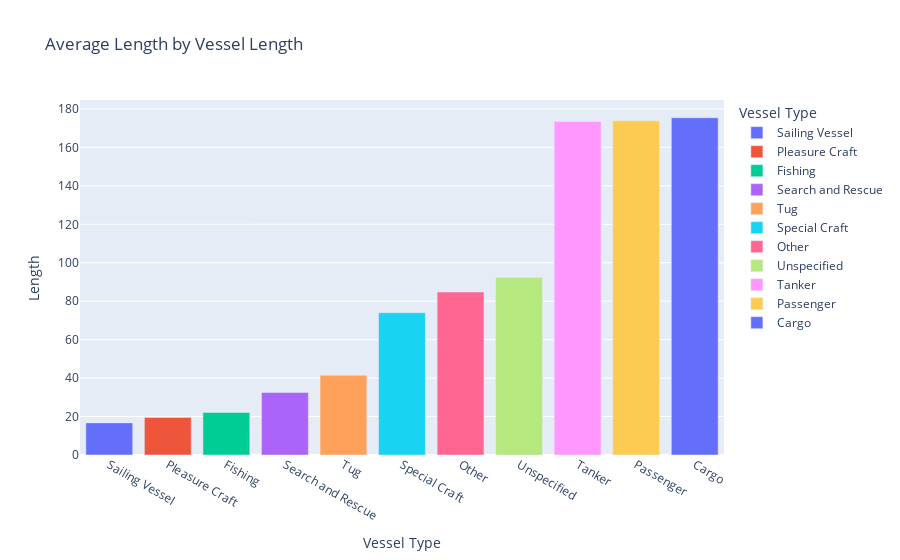

The notebook cell this image was saved under:
### Markdown cell above
Search and Rescue ships have the fastest average speed.

### Code cell
px.bar(df.groupby(['type_summary'],as_index=False).mean().sort_values('length'), 
       x='type_summary', y='length', color='type_summary', 
       title='Average Length by Vessel Length',
      labels={'type_summary': 'Vessel Type', 'length':'Length'})

### Figure 1 — Plotly figure (JSON) as saved in the notebook; plotly's stock layout.template omitted (floating-point values rounded to 4 significant figures)
{"data": [{"alignmentgroup": "True", "hovertemplate": "Vessel Type=%{x}<br>Length=%{y}<extra></extra>", "legendgroup": "Sailing Vessel", "marker": {"color": "#636efa"}, "name": "Sailing Vessel", "offsetgroup": "Sailing Vessel", "orientation": "v", "showlegend": true, "textposition": "auto", "type": "bar", "x": ["Sailing Vessel"], "xaxis": "x", "y": [16.7], "yaxis": "y"}, {"alignmentgroup": "True", "hovertemplate": "Vessel Type=%{x}<br>Length=%{y}<extra></extra>", "legendgroup": "Pleasure Craft", "marker": {"color": "#EF553B"}, "name": "Pleasure Craft", "offsetgroup": "Pleasure Craft", "orientation": "v", "showlegend": true, "textposition": "auto", "type": "bar", "x": ["Pleasure Craft"], "xaxis": "x", "y": [19.56], "yaxis": "y"}, {"alignmentgroup": "True", "hovertemplate": "Vessel Type=%{x}<br>Length=%{y}<extra></extra>", "legendgroup": "Fishing", "marker": {"color": "#00cc96"}, "name": "Fishing", "offsetgroup": "Fishing", "orientation": "v", "showlegend": true, "textposition": "auto", "type": "bar", "x": ["Fishing"], "xaxis": "x", "y": [22.14], "yaxis": "y"}, {"alignmentgroup": "True", "hovertemplate": "Vessel Type=%{x}<br>Length=%{y}<extra></extra>", "legendgroup": "Search and Rescue", "marker": {"color": "#ab63fa"}, "name": "Search and Rescue", "offsetgroup": "Search and Rescue", "orientation": "v", "showlegend": true, "textposition": "auto", "type": "bar", "x": ["Search and Rescue"], "xaxis": "x", "y": [32.5], "yaxis": "y"}, {"alignmentgroup": "True", "hovertemplate": "Vessel Type=%{x}<br>Length=%{y}<extra></extra>", "legendgroup": "Tug", "marker": {"color": "#FFA15A"}, "name": "Tug", "offsetgroup": "Tug", "orientation": "v", "showlegend": true, "textposition": "auto", "type": "bar", "x": ["Tug"], "xaxis": "x", "y": [41.47], "yaxis": "y"}, {"alignmentgroup": "True", "hovertemplate": "Vessel Type=%{x}<br>Length=%{y}<extra></extra>", "legendgroup": "Special Craft", "marker": {"color": "#19d3f3"}, "name": "Special Craft", "offsetgroup": "Special Craft", "orientation": "v", "showlegend": true, "textposition": "auto", "type": "bar", "x": ["Special Craft"], "xaxis": "x", "y": [74.03], "yaxis": "y"}, {"alignmentgroup": "True", "hovertemplate": "Vessel Type=%{x}<br>Length=%{y}<extra></extra>", "legendgroup": "Other", "marker": {"color": "#FF6692"}, "name": "Other", "offsetgroup": "Other", "orientation": "v", "showlegend": true, "textposition": "auto", "type": "bar", "x": ["Other"], "xaxis": "x", "y": [84.8], "yaxis": "y"}, {"alignmentgroup": "True", "hovertemplate": "Vessel Type=%{x}<br>Length=%{y}<extra></extra>", "legendgroup": "Unspecified", "marker": {"color": "#B6E880"}, "name": "Unspecified", "offsetgroup": "Unspecified", "orientation": "v", "showlegend": true, "textposition": "auto", "type": "bar", "x": ["Unspecified"], "xaxis": "x", "y": [92.33], "yaxis": "y"}, {"alignmentgroup": "True", "hovertemplate": "Vessel Type=%{x}<br>Length=%{y}<extra></extra>", "legendgroup": "Tanker", "marker": {"color": "#FF97FF"}, "name": "Tanker", "offsetgroup": "Tanker", "orientation": "v", "showlegend": true, "textposition": "auto", "type": "bar", "x": ["Tanker"], "xaxis": "x", "y": [173.5], "yaxis": "y"}, {"alignmentgroup": "True", "hovertemplate": "Vessel Type=%{x}<br>Length=%{y}<extra></extra>", "legendgroup": "Passenger", "marker": {"color": "#FECB52"}, "name": "Passenger", "offsetgroup": "Passenger", "orientation": "v", "showlegend": true, "textposition": "auto", "type": "bar", "x": ["Passenger"], "xaxis": "x", "y": [173.8], "yaxis": "y"}, {"alignmentgroup": "True", "hovertemplate": "Vessel Type=%{x}<br>Length=%{y}<extra></extra>", "legendgroup": "Cargo", "marker": {"color": "#636efa"}, "name": "Cargo", "offsetgroup": "Cargo", "orientation": "v", "showlegend": true, "textposition": "auto", "type": "bar", "x": ["Cargo"], "xaxis": "x", "y": [175.4], "yaxis": "y"}], "layout": {"barmode": "relative", "legend": {"title": {"text": "Vessel Type"}, "tracegroupgap": 0}, "title": {"text": "Average Length by Vessel Length"}, "xaxis": {"anchor": "y", "categoryarray": ["Sailing Vessel", "Pleasure Craft", "Fishing", "Search and Rescue", "Tug", "Special Craft", "Other", "Unspecified", "Tanker", "Passenger", "Cargo"], "categoryorder": "array", "domain": [0, 1], "title": {"text": "Vessel Type"}}, "yaxis": {"anchor": "x", "domain": [0, 1], "title": {"text": "Length"}}}}
